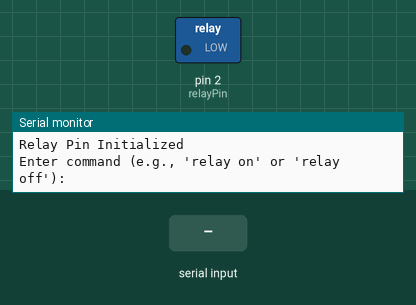
This sketch was run on a simulated Arduino Uno, built with avr-gcc and run on an emulated ATmega328P. Shown: switched loads named in the sketch (green lamp = pin HIGH), the last lines printed to the serial monitor. The test bench sets the inputs (shaded band).

Above: at 1.2 s.
1.3 s: "relay on\n" received over Serial
At 2.3 s:
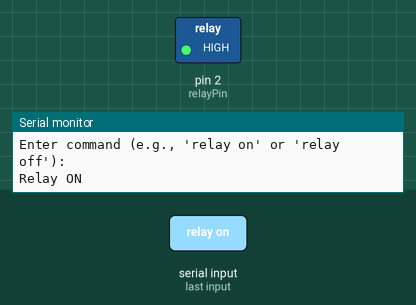
2.8 s: "relay off\n" received over Serial
At 3.5 s:
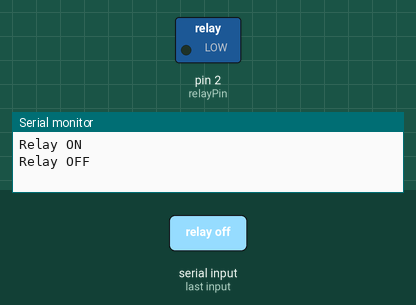
Timing chart, 0 to 5.8 s (numbered marks = the images above; inputs shaded):
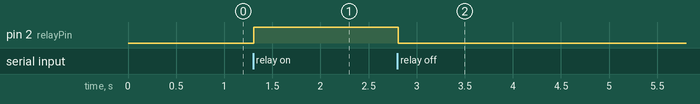

Measured:
- after the input at 1.3 s, pin 2 (relayPin): LOW → HIGH at once
- after the input at 2.8 s, pin 2 (relayPin): HIGH → LOW at once

The sketch:

Lab_4.1.ino
```cpp
#include "RelayControl.h"

void setup() {
  Serial.begin(9600);
  setupRelay();
  Serial.println("Enter command (e.g., 'relay on' or 'relay off'):");
}

void loop() {
  if (Serial.available() > 0) {
    String input = Serial.readStringUntil('\n');
    input.trim();
    processCommand(input.c_str());
  }
}
```

RelayControl.cpp
```cpp
#include "RelayControl.h"
#include <Arduino.h>
#include <string.h>

const int relayPin = 2;

void setupRelay() {
  pinMode(relayPin, OUTPUT);
  Serial.println("Relay Pin Initialized");
}

void processCommand(const char* command) {
  if (strcmp(command, "relay on") == 0) {
    digitalWrite(relayPin, HIGH);
    Serial.println("Relay ON");
  }
  else if (strcmp(command, "relay off") == 0) {
    digitalWrite(relayPin, LOW);
    Serial.println("Relay OFF");
  }
  else {
    Serial.println("Invalid Command");
  }
}
```

RelayControl.h
```cpp
#ifndef RELAY_CONTROL_H
#define RELAY_CONTROL_H

void setupRelay();
void processCommand(const char* command);

#endif
```
